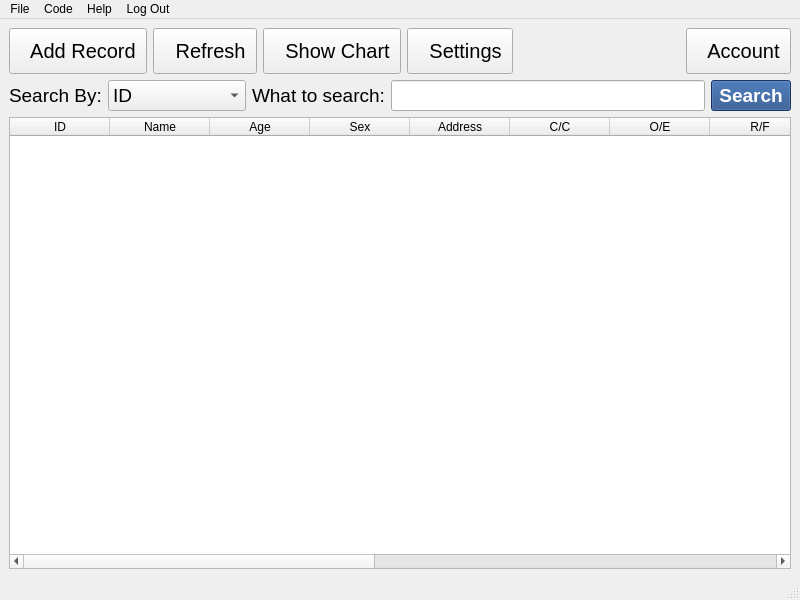
<?xml version="1.0" encoding="UTF-8"?>
<ui version="4.0">
 <class>MainWindow</class>
 <widget class="QMainWindow" name="MainWindow">
  <property name="geometry">
   <rect>
    <x>0</x>
    <y>0</y>
    <width>800</width>
    <height>600</height>
   </rect>
  </property>
  <property name="windowTitle">
   <string>Patient Database Magagement System</string>
  </property>
  <widget class="QWidget" name="centralwidget">
   <layout class="QVBoxLayout" name="verticalLayout">
    <item>
     <layout class="QHBoxLayout" name="horizontalLayout">
      <item>
       <widget class="QPushButton" name="pushButton_5">
        <property name="font">
         <font>
          <pointsize>15</pointsize>
         </font>
        </property>
        <property name="styleSheet">
         <string notr="true">QPushButton {
	padding : 10px 10px 10px 10px;
}</string>
        </property>
        <property name="text">
         <string>  Add Record</string>
        </property>
        <property name="icon">
         <iconset>
          <normaloff>icons/005-add.png</normaloff>icons/005-add.png</iconset>
        </property>
        <property name="iconSize">
         <size>
          <width>28</width>
          <height>28</height>
         </size>
        </property>
       </widget>
      </item>
      <item>
       <widget class="QPushButton" name="pushButton_4">
        <property name="font">
         <font>
          <pointsize>15</pointsize>
         </font>
        </property>
        <property name="styleSheet">
         <string notr="true">QPushButton {
	padding : 10px 10px 10px 10px;
}</string>
        </property>
        <property name="text">
         <string>  Refresh</string>
        </property>
        <property name="icon">
         <iconset>
          <normaloff>icons/004-refresh-2.png</normaloff>icons/004-refresh-2.png</iconset>
        </property>
        <property name="iconSize">
         <size>
          <width>28</width>
          <height>28</height>
         </size>
        </property>
       </widget>
      </item>
      <item>
       <widget class="QPushButton" name="pushButton_3">
        <property name="font">
         <font>
          <pointsize>15</pointsize>
         </font>
        </property>
        <property name="styleSheet">
         <string notr="true">QPushButton {
	padding : 10px 10px 10px 10px;
}</string>
        </property>
        <property name="text">
         <string>  Show Chart</string>
        </property>
        <property name="icon">
         <iconset>
          <normaloff>icons/Bar-chart-icon.png</normaloff>icons/Bar-chart-icon.png</iconset>
        </property>
        <property name="iconSize">
         <size>
          <width>28</width>
          <height>28</height>
         </size>
        </property>
       </widget>
      </item>
      <item>
       <widget class="QPushButton" name="pushButton">
        <property name="font">
         <font>
          <pointsize>15</pointsize>
         </font>
        </property>
        <property name="styleSheet">
         <string notr="true">QPushButton {
	padding : 10px 10px 10px 10px;
}</string>
        </property>
        <property name="text">
         <string>  Settings</string>
        </property>
        <property name="icon">
         <iconset>
          <normaloff>icons/settings.png</normaloff>icons/settings.png</iconset>
        </property>
        <property name="iconSize">
         <size>
          <width>28</width>
          <height>28</height>
         </size>
        </property>
       </widget>
      </item>
      <item>
       <spacer name="horizontalSpacer">
        <property name="orientation">
         <enum>Qt::Horizontal</enum>
        </property>
        <property name="sizeHint" stdset="0">
         <size>
          <width>40</width>
          <height>20</height>
         </size>
        </property>
       </spacer>
      </item>
      <item>
       <widget class="QPushButton" name="pushButton_2">
        <property name="font">
         <font>
          <pointsize>15</pointsize>
         </font>
        </property>
        <property name="styleSheet">
         <string notr="true">QPushButton {
	padding : 10px 10px 10px 10px;
}</string>
        </property>
        <property name="text">
         <string>  Account</string>
        </property>
        <property name="icon">
         <iconset>
          <normaloff>icons/account.png</normaloff>icons/account.png</iconset>
        </property>
        <property name="iconSize">
         <size>
          <width>28</width>
          <height>28</height>
         </size>
        </property>
       </widget>
      </item>
     </layout>
    </item>
    <item>
     <layout class="QHBoxLayout" name="horizontalLayout_2">
      <item>
       <widget class="QLabel" name="label">
        <property name="font">
         <font>
          <pointsize>14</pointsize>
          <weight>50</weight>
          <bold>false</bold>
         </font>
        </property>
        <property name="text">
         <string>Search By:</string>
        </property>
       </widget>
      </item>
      <item>
       <widget class="QComboBox" name="comboBox">
        <property name="font">
         <font>
          <pointsize>14</pointsize>
         </font>
        </property>
        <item>
         <property name="text">
          <string>ID</string>
         </property>
        </item>
        <item>
         <property name="text">
          <string>Name</string>
         </property>
        </item>
        <item>
         <property name="text">
          <string>Age</string>
         </property>
        </item>
        <item>
         <property name="text">
          <string>Sex</string>
         </property>
        </item>
        <item>
         <property name="text">
          <string>Address</string>
         </property>
        </item>
        <item>
         <property name="text">
          <string>C/C</string>
         </property>
        </item>
        <item>
         <property name="text">
          <string>O/E</string>
         </property>
        </item>
        <item>
         <property name="text">
          <string>R/F</string>
         </property>
        </item>
        <item>
         <property name="text">
          <string>Path. Report</string>
         </property>
        </item>
        <item>
         <property name="text">
          <string>Radiology</string>
         </property>
        </item>
        <item>
         <property name="text">
          <string>CT</string>
         </property>
        </item>
        <item>
         <property name="text">
          <string>MRI</string>
         </property>
        </item>
        <item>
         <property name="text">
          <string>Dxs.</string>
         </property>
        </item>
        <item>
         <property name="text">
          <string>Comment</string>
         </property>
        </item>
       </widget>
      </item>
      <item>
       <widget class="QLabel" name="label_2">
        <property name="font">
         <font>
          <pointsize>14</pointsize>
          <weight>50</weight>
          <bold>false</bold>
         </font>
        </property>
        <property name="text">
         <string>What to search:</string>
        </property>
       </widget>
      </item>
      <item>
       <widget class="QLineEdit" name="lineEdit">
        <property name="font">
         <font>
          <pointsize>14</pointsize>
         </font>
        </property>
       </widget>
      </item>
      <item>
       <widget class="QPushButton" name="pushButton_6">
        <property name="font">
         <font>
          <pointsize>14</pointsize>
          <weight>75</weight>
          <bold>true</bold>
         </font>
        </property>
        <property name="styleSheet">
         <string notr="true">color: rgb(255, 255, 255);
background-color: rgb(32, 74, 135);</string>
        </property>
        <property name="text">
         <string>Search</string>
        </property>
       </widget>
      </item>
     </layout>
    </item>
    <item>
     <widget class="QTableWidget" name="tableWidget">
      <column>
       <property name="text">
        <string>ID</string>
       </property>
      </column>
      <column>
       <property name="text">
        <string>Name</string>
       </property>
      </column>
      <column>
       <property name="text">
        <string>Age</string>
       </property>
      </column>
      <column>
       <property name="text">
        <string>Sex</string>
       </property>
      </column>
      <column>
       <property name="text">
        <string>Address</string>
       </property>
      </column>
      <column>
       <property name="text">
        <string>C/C</string>
       </property>
      </column>
      <column>
       <property name="text">
        <string>O/E</string>
       </property>
      </column>
      <column>
       <property name="text">
        <string>R/F</string>
       </property>
      </column>
      <column>
       <property name="text">
        <string>Path. Report</string>
       </property>
      </column>
      <column>
       <property name="text">
        <string>Rediology</string>
       </property>
      </column>
      <column>
       <property name="text">
        <string>CT</string>
       </property>
      </column>
      <column>
       <property name="text">
        <string>MRI</string>
       </property>
      </column>
      <column>
       <property name="text">
        <string>Pic</string>
       </property>
      </column>
      <column>
       <property name="text">
        <string>Dxs.</string>
       </property>
      </column>
      <column>
       <property name="text">
        <string>Comment</string>
       </property>
      </column>
     </widget>
    </item>
   </layout>
  </widget>
  <widget class="QMenuBar" name="menubar">
   <property name="geometry">
    <rect>
     <x>0</x>
     <y>0</y>
     <width>800</width>
     <height>22</height>
    </rect>
   </property>
   <widget class="QMenu" name="menuFile">
    <property name="title">
     <string>File</string>
    </property>
    <addaction name="actionAdd_Record"/>
    <addaction name="actionRefresh"/>
    <addaction name="actionFind_Entry"/>
    <addaction name="separator"/>
    <addaction name="actionSettings"/>
    <addaction name="separator"/>
    <addaction name="actionExit"/>
   </widget>
   <widget class="QMenu" name="menuCode">
    <property name="title">
     <string>Code</string>
    </property>
    <addaction name="actionGithub_com"/>
   </widget>
   <widget class="QMenu" name="menuHelp">
    <property name="title">
     <string>Help</string>
    </property>
    <addaction name="actionHelp"/>
   </widget>
   <widget class="QMenu" name="menuLog_Out">
    <property name="title">
     <string>Log Out</string>
    </property>
    <addaction name="actionRemove_Account"/>
   </widget>
   <addaction name="menuFile"/>
   <addaction name="menuCode"/>
   <addaction name="menuHelp"/>
   <addaction name="menuLog_Out"/>
  </widget>
  <widget class="QStatusBar" name="statusbar"/>
  <action name="actionAdd_Record">
   <property name="icon">
    <iconset>
     <normaloff>icons/005-add.png</normaloff>icons/005-add.png</iconset>
   </property>
   <property name="text">
    <string>Add Record</string>
   </property>
  </action>
  <action name="actionRefresh">
   <property name="icon">
    <iconset>
     <normaloff>icons/004-refresh-2.png</normaloff>icons/004-refresh-2.png</iconset>
   </property>
   <property name="text">
    <string>Refresh</string>
   </property>
  </action>
  <action name="actionFind_Entry">
   <property name="icon">
    <iconset>
     <normaloff>icons/Bar-chart-icon.png</normaloff>icons/Bar-chart-icon.png</iconset>
   </property>
   <property name="text">
    <string>Show Chart</string>
   </property>
  </action>
  <action name="actionSettings">
   <property name="icon">
    <iconset>
     <normaloff>icons/settings.png</normaloff>icons/settings.png</iconset>
   </property>
   <property name="text">
    <string>Settings</string>
   </property>
  </action>
  <action name="actionExit">
   <property name="icon">
    <iconset>
     <normaloff>icons/close.png</normaloff>icons/close.png</iconset>
   </property>
   <property name="text">
    <string>Exit</string>
   </property>
  </action>
  <action name="actionGithub_com">
   <property name="icon">
    <iconset>
     <normaloff>icons/github-icon-png-71-64x64.png</normaloff>icons/github-icon-png-71-64x64.png</iconset>
   </property>
   <property name="text">
    <string>Github.com</string>
   </property>
  </action>
  <action name="actionHelp">
   <property name="icon">
    <iconset>
     <normaloff>icons/question.png</normaloff>icons/question.png</iconset>
   </property>
   <property name="text">
    <string>Help</string>
   </property>
  </action>
  <action name="actionRemove_Account">
   <property name="icon">
    <iconset>
     <normaloff>icons/Logout_37127.png</normaloff>icons/Logout_37127.png</iconset>
   </property>
   <property name="text">
    <string>Remove Account</string>
   </property>
  </action>
 </widget>
 <resources/>
 <connections/>
</ui>
